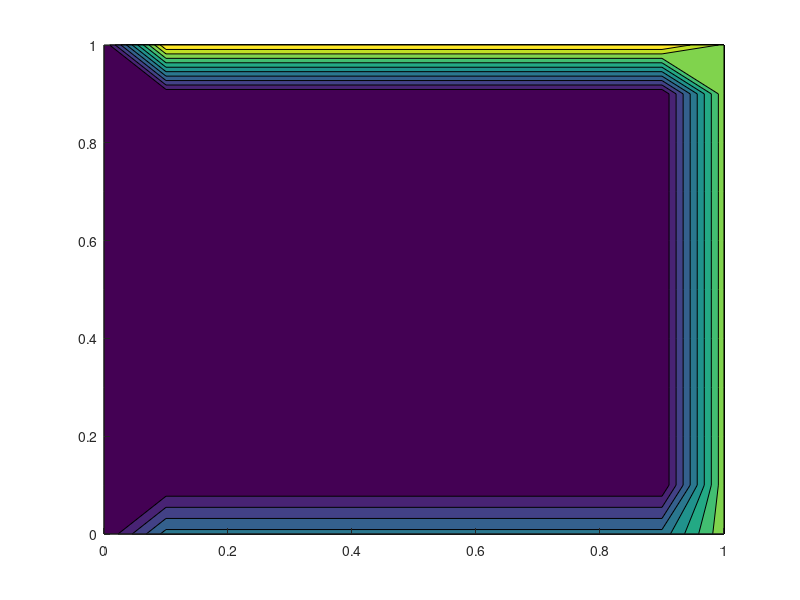

MATLAB code for this plot: (Note: this script raises an error after producing the figure.)
% Solving steady state 2D heat analysis using Crank-Nicolson Implicit
% method.
% % The equation is d2u/dx2 + d2u/dy2 = 0;

clear all
close all
clc

% Space Initialization 
Lx = 1; Ly = 1;
nx = 11;
ny = 11;
dx = Lx/(nx-1); dy = Ly/(ny-1);

% Time Initialization
time = 0.2;
k = 1.65e-4;             % Thermal Diffusivity
dt = 4;
nt = 100;
r = k*dt/(dx^2);
% k1 = r_x/2;
% k2 = k1;


% Mesh
x = linspace(0,Lx,nx);
y = linspace(0,Ly,ny);
[X, Y] = meshgrid(x,y);

% Limits
tol = 1e-4;
error = 9e9;

% Temp Initialization
T = 400.*ones(nx,ny);

% Boundary conditions
T(:,1) = 400; % Left
T(:,end) = 800; % Right
T(1,2:end-1) = 600; % Top
T(end,2:end-1) = 900; % Bottom

% Copying T
Told = T;


display('Three methods to solve 2D Steady heat Conduction');
display('1. Jacobi Iteration');
display('2. Gauss siedel Iteration');
method = input('Choose any of above three methods for solving: ');

% Implicit method
iter = 1;
T_prev_dt = Told;

for k = 1:nt
    while(error > tol)
        for i = 2:nx-1
            for j = 2:ny-1
                if method == 1
                    T(i,j) = implicit_jacobi(Told,r,i,j,T_prev_dt);
                elseif method == 2
                    T(i,j) = implicit_gauss(T,r,i,j,T_prev_dt);
                else
                    break;
                end
            end
        end  
            T;
            error = max(max(abs(Told - T)));
            Told = T;
            iter = iter+1;
    end
    
    % Plotting
%     C = contourf(X,Y,T,'edgecolor','none');
%     set(gca,'YDIR','reverse');
%     colormap(jet);
%     clabel(C,'FontSize',12);
%     title(sprintf('No of iterations: %d',iter));
%     pause(0.003)
    
    %Looping the previous value
    Told = T;
    T_prev_dt = T;
    error = 9e9;
end

%% Plotting
   C = contourf(X,Y,T,'edgecolor','none');
   set(gca,'YDIR','reverse');
   colormap(jet);
   clabel(C,'FontSize',12);
   title(sprintf('No of iterations: %d',iter));
   pause(0.003)

% % Iteration and Time display
display('2D heat conduction Implicit method');
fprintf('No of iteration taken is %d\n',iter);
fprintf('Time taken for solving is %f\n',toc);











